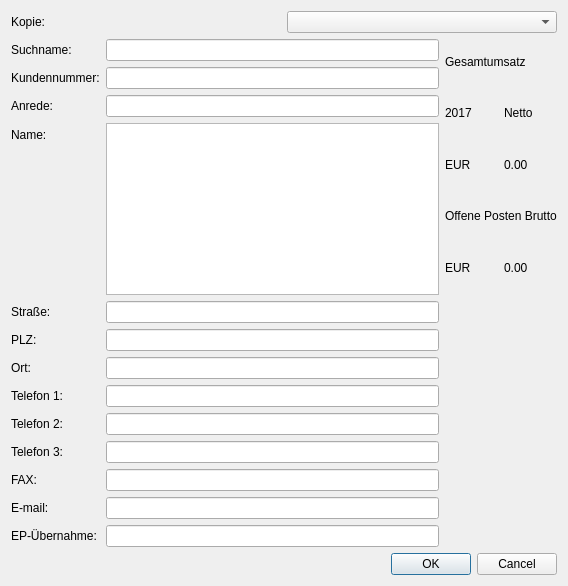
<?xml version="1.0" encoding="UTF-8"?>
<ui version="4.0">
 <class>adressPage</class>
 <widget class="AdressPage" name="adressPage">
  <property name="geometry">
   <rect>
    <x>0</x>
    <y>0</y>
    <width>568</width>
    <height>586</height>
   </rect>
  </property>
  <property name="windowTitle">
   <string>Dialog</string>
  </property>
  <layout class="QVBoxLayout" name="verticalLayout_3">
   <item>
    <layout class="QHBoxLayout" name="horizontalLayout">
     <item>
      <widget class="QLabel" name="label">
       <property name="text">
        <string>Kopie:</string>
       </property>
      </widget>
     </item>
     <item>
      <widget class="QComboBox" name="copyBox"/>
     </item>
    </layout>
   </item>
   <item>
    <layout class="QHBoxLayout" name="horizontalLayout_5">
     <item>
      <layout class="QFormLayout" name="formLayout">
       <item row="0" column="0">
        <widget class="QLabel" name="label_2">
         <property name="text">
          <string>Suchname:</string>
         </property>
        </widget>
       </item>
       <item row="0" column="1">
        <widget class="QLineEdit" name="editSearch"/>
       </item>
       <item row="1" column="0">
        <widget class="QLabel" name="label_3">
         <property name="text">
          <string>Kundennummer:</string>
         </property>
        </widget>
       </item>
       <item row="1" column="1">
        <widget class="QLineEdit" name="editNumber"/>
       </item>
       <item row="2" column="0">
        <widget class="QLabel" name="label_4">
         <property name="text">
          <string>Anrede:</string>
         </property>
        </widget>
       </item>
       <item row="2" column="1">
        <widget class="QLineEdit" name="editSalution"/>
       </item>
       <item row="3" column="0">
        <widget class="QLabel" name="label_5">
         <property name="text">
          <string>Name:</string>
         </property>
        </widget>
       </item>
       <item row="3" column="1">
        <widget class="QTextEdit" name="editName"/>
       </item>
       <item row="4" column="1">
        <widget class="QLineEdit" name="editStreet"/>
       </item>
       <item row="4" column="0">
        <widget class="QLabel" name="label_6">
         <property name="text">
          <string>Straße:</string>
         </property>
        </widget>
       </item>
       <item row="5" column="0">
        <widget class="QLabel" name="label_7">
         <property name="text">
          <string>PLZ:</string>
         </property>
        </widget>
       </item>
       <item row="5" column="1">
        <widget class="QLineEdit" name="editPlz"/>
       </item>
       <item row="6" column="0">
        <widget class="QLabel" name="label_8">
         <property name="text">
          <string>Ort:</string>
         </property>
        </widget>
       </item>
       <item row="6" column="1">
        <widget class="QLineEdit" name="editCity"/>
       </item>
       <item row="7" column="0">
        <widget class="QLabel" name="label_13">
         <property name="text">
          <string>Telefon 1:</string>
         </property>
        </widget>
       </item>
       <item row="8" column="0">
        <widget class="QLabel" name="label_12">
         <property name="text">
          <string>Telefon 2:</string>
         </property>
        </widget>
       </item>
       <item row="9" column="0">
        <widget class="QLabel" name="label_11">
         <property name="text">
          <string>Telefon 3:</string>
         </property>
        </widget>
       </item>
       <item row="10" column="0">
        <widget class="QLabel" name="label_10">
         <property name="text">
          <string>FAX:</string>
         </property>
        </widget>
       </item>
       <item row="11" column="0">
        <widget class="QLabel" name="label_9">
         <property name="text">
          <string>E-mail:</string>
         </property>
        </widget>
       </item>
       <item row="12" column="0">
        <widget class="QLabel" name="label_14">
         <property name="text">
          <string>EP-Übernahme:</string>
         </property>
        </widget>
       </item>
       <item row="12" column="1">
        <widget class="QLineEdit" name="editEpTakeover"/>
       </item>
       <item row="11" column="1">
        <widget class="QLineEdit" name="editMail"/>
       </item>
       <item row="10" column="1">
        <widget class="QLineEdit" name="editFax"/>
       </item>
       <item row="9" column="1">
        <widget class="QLineEdit" name="editPhone3"/>
       </item>
       <item row="8" column="1">
        <widget class="QLineEdit" name="editPhone2"/>
       </item>
       <item row="7" column="1">
        <widget class="QLineEdit" name="editPhone1"/>
       </item>
      </layout>
     </item>
     <item>
      <layout class="QVBoxLayout" name="verticalLayout_2">
       <item>
        <layout class="QVBoxLayout" name="verticalLayout">
         <item>
          <widget class="QLabel" name="label_15">
           <property name="text">
            <string>Gesamtumsatz</string>
           </property>
          </widget>
         </item>
         <item>
          <layout class="QHBoxLayout" name="horizontalLayout_4">
           <item>
            <widget class="QLabel" name="labelNettoYear">
             <property name="text">
              <string>2017</string>
             </property>
            </widget>
           </item>
           <item>
            <widget class="QLabel" name="label_20">
             <property name="text">
              <string>Netto</string>
             </property>
            </widget>
           </item>
          </layout>
         </item>
         <item>
          <layout class="QHBoxLayout" name="horizontalLayout_2">
           <item>
            <widget class="QLabel" name="label_16">
             <property name="text">
              <string>EUR</string>
             </property>
            </widget>
           </item>
           <item>
            <widget class="QLabel" name="labelNetto">
             <property name="text">
              <string>0.00</string>
             </property>
            </widget>
           </item>
          </layout>
         </item>
         <item>
          <widget class="QLabel" name="label_18">
           <property name="text">
            <string>Offene Posten Brutto</string>
           </property>
          </widget>
         </item>
         <item>
          <layout class="QHBoxLayout" name="horizontalLayout_3">
           <item>
            <widget class="QLabel" name="label_19">
             <property name="text">
              <string>EUR</string>
             </property>
            </widget>
           </item>
           <item>
            <widget class="QLabel" name="labelBrutto">
             <property name="text">
              <string>0.00</string>
             </property>
            </widget>
           </item>
          </layout>
         </item>
        </layout>
       </item>
       <item>
        <widget class="QLabel" name="label_21">
         <property name="text">
          <string/>
         </property>
        </widget>
       </item>
      </layout>
     </item>
    </layout>
   </item>
   <item>
    <widget class="QDialogButtonBox" name="buttonBox">
     <property name="orientation">
      <enum>Qt::Horizontal</enum>
     </property>
     <property name="standardButtons">
      <set>QDialogButtonBox::Cancel|QDialogButtonBox::Ok</set>
     </property>
    </widget>
   </item>
  </layout>
 </widget>
 <customwidgets>
  <customwidget>
   <class>AdressPage</class>
   <extends>QWidget</extends>
   <header>adding_pages.h</header>
   <container>1</container>
  </customwidget>
 </customwidgets>
 <resources/>
 <connections>
  <connection>
   <sender>buttonBox</sender>
   <signal>accepted()</signal>
   <receiver>adressPage</receiver>
   <slot>accept()</slot>
   <hints>
    <hint type="sourcelabel">
     <x>248</x>
     <y>254</y>
    </hint>
    <hint type="destinationlabel">
     <x>157</x>
     <y>274</y>
    </hint>
   </hints>
  </connection>
  <connection>
   <sender>buttonBox</sender>
   <signal>rejected()</signal>
   <receiver>adressPage</receiver>
   <slot>reject()</slot>
   <hints>
    <hint type="sourcelabel">
     <x>316</x>
     <y>260</y>
    </hint>
    <hint type="destinationlabel">
     <x>286</x>
     <y>274</y>
    </hint>
   </hints>
  </connection>
  <connection>
   <sender>copyBox</sender>
   <signal>currentIndexChanged(QString)</signal>
   <receiver>adressPage</receiver>
   <slot>CopyData(QString)</slot>
   <hints>
    <hint type="sourcelabel">
     <x>283</x>
     <y>21</y>
    </hint>
    <hint type="destinationlabel">
     <x>283</x>
     <y>219</y>
    </hint>
   </hints>
  </connection>
 </connections>
 <slots>
  <slot>CopyData(QString)</slot>
 </slots>
</ui>
